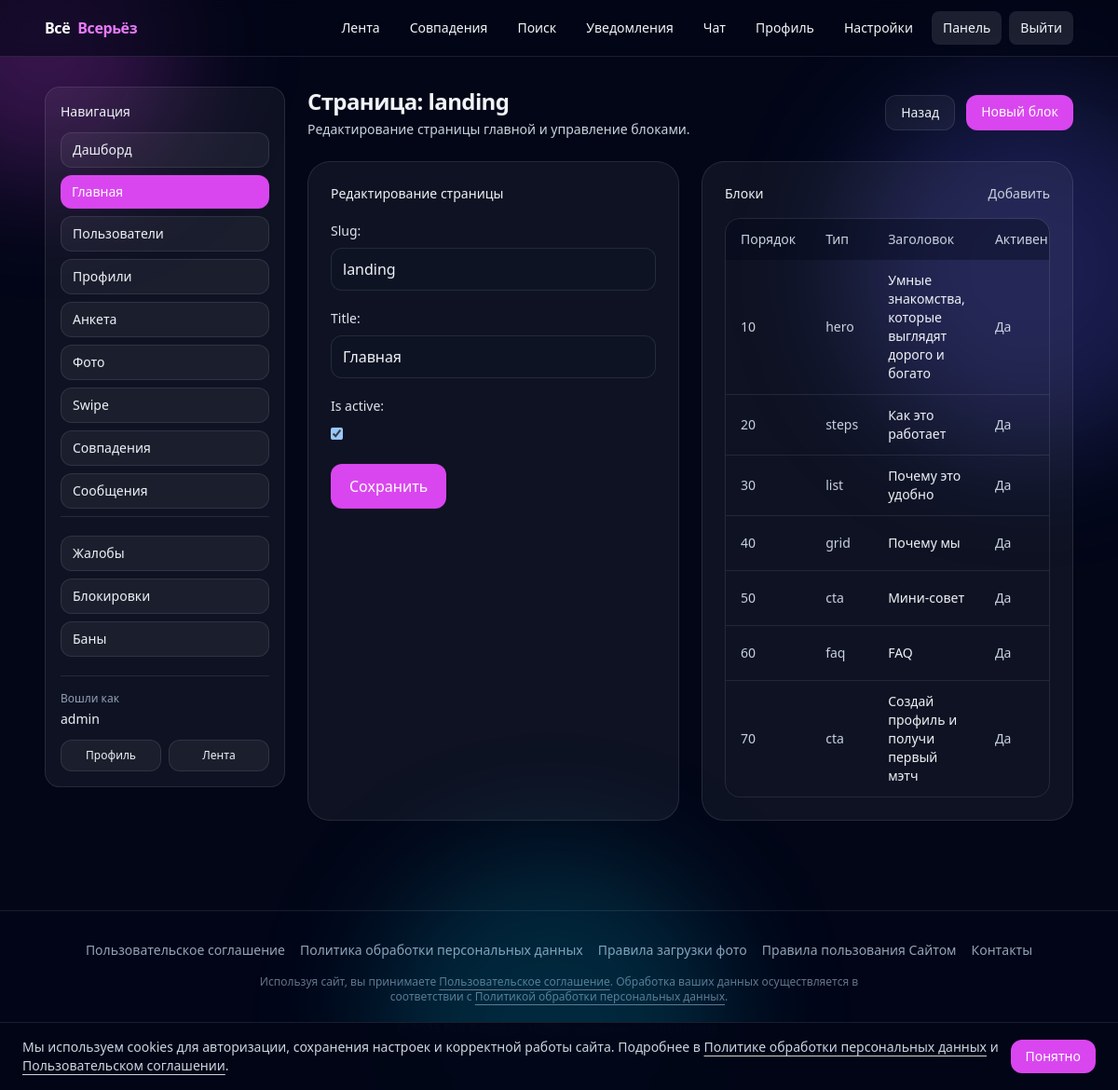
Page /panel/home/1/ (signed in) on the committed database.
### accounts/models.py (models this page shows, shortened)
class User(AbstractUser):
    email = models.EmailField(unique=True)
    email_verified = models.BooleanField(default=False)
    wallet_balance = models.DecimalField(
        max_digits=10, decimal_places=2, default=Decimal("0"))
    terms_accepted_at = models.DateTimeField(null=True, blank=True)
    privacy_accepted_at = models.DateTimeField(null=True, blank=True)
    special_category_consent = models.BooleanField(default=False)
    special_category_consent_at = models.DateTimeField(null=True, blank=True)
    special_category_consent_revoked_at = models.DateTimeField(
        null=True, blank=True)
    sexual_consent = models.BooleanField(default=False)
    sexual_consent_at = models.DateTimeField(null=True, blank=True)
    sexual_consent_revoked_at = models.DateTimeField(null=True, blank=True)
    religious_consent = models.BooleanField(default=False)
    religious_consent_at = models.DateTimeField(null=True, blank=True)
    religious_consent_revoked_at = models.DateTimeField(null=True, blank=True)

### matchmaking/models.py (models this page shows, shortened)
class HomePage(models.Model):
    slug = models.SlugField(unique=True)
    title = models.CharField(max_length=200, blank=True, default="")
    is_active = models.BooleanField(default=True)
    updated_at = models.DateTimeField(auto_now=True)
    class Meta:
        ordering = ["slug"]

class HomeBlock(models.Model):
    class Type(models.TextChoices):
        HERO = "hero", "Hero"
        STATS = "stats", "Stats"
        STEPS = "steps", "Steps"
        LIST = "list", "List"
        GRID = "grid", "Grid"
        FAQ = "faq", "FAQ"
        CTA = "cta", "CTA"
    page = models.ForeignKey(
        HomePage, on_delete=models.CASCADE, related_name="blocks")
    type = models.CharField(max_length=32, choices=Type.choices)
    order = models.PositiveIntegerField(default=0)
    is_active = models.BooleanField(default=True)
    badge = models.CharField(max_length=80, blank=True, default="")
    title = models.CharField(max_length=200, blank=True, default="")
    subtitle = models.CharField(max_length=260, blank=True, default="")
    body = models.TextField(blank=True, default="")
    primary_button_text = models.CharField(
        max_length=60, blank=True, default="")
    primary_button_url = models.CharField(
        max_length=200, blank=True, default="")
    secondary_button_text = models.CharField(
        max_length=60, blank=True, default="")
    secondary_button_url = models.CharField(
        max_length=200, blank=True, default="")
    image = models.ImageField(upload_to="landing/", blank=True, null=True)
    items = models.JSONField(blank=True, null=True)
    extra = models.JSONField(blank=True, null=True)
    class Meta:
        ordering = ["order", "id"]
        indexes = [
            models.Index(fields=["page", "is_active", "order"]),
        ]

### panel/views.py (the view)
# urls.py: path("home/<int:page_id>/", views.home_page_edit,
@staff_required
def home_page_edit(request, page_id: int):
    page = get_object_or_404(HomePage, id=page_id)
    if request.method == "POST":
        form = HomePageForm(request.POST, instance=page)
        if form.is_valid():
            form.save()
            messages.success(request, "Страница сохранена")
            return redirect("panel_home_page_edit", page_id=page.id)
    else:
        form = HomePageForm(instance=page)
    blocks = page.blocks.all().order_by("order", "id")
    return render(
        request,
        "panel/home_page_form.html",
        {
            "form": form,
            "page": page,
            "blocks": blocks,
            "back_url": redirect("panel_home_pages").url,
        },
    )

### panel/forms.py
class HomePageForm(forms.ModelForm):
    class Meta:
        model = HomePage
        fields = (
            "slug",
            "title",
            "is_active",
        )

### accounts/context_processors.py (called while the page is built)
def unread_notifications(request):
    user = getattr(request, "user", None)
    if not user or not getattr(user, "is_authenticated", False):
        return {"unread_notifications_count": 0, "unread_chat_notifications_count": 0}
    from .models import UserNotification
    count = UserNotification.objects.filter(recipient=user, is_read=False).count()
    chat_count = UserNotification.objects.filter(
        recipient=user,
        is_read=False,
        event=UserNotification.Event.NEW_MESSAGE,
    ).count()
    return {"unread_notifications_count": count, "unread_chat_notifications_count": chat_count}

def staff_flags(request):
    user = getattr(request, "user", None)
    if not user or not getattr(user, "is_authenticated", False):
        return {"is_matchmaker": False}
    try:
        is_matchmaker = user.groups.filter(name="matchmaker").exists()
    except Exception:
        is_matchmaker = False
    return {"is_matchmaker": bool(is_matchmaker)}

### matchmaking/models.py (called while the page is built)
    def active(self):
        now = timezone.now()
        return self.filter(revoked_at__isnull=True).filter(
            Q(expires_at__isnull=True) | Q(expires_at__gt=now)
        )

### panel/views.py (called while the page is built)
def staff_required(view_func):
    @login_required
    @wraps(view_func)
    def _wrapped(request, *args, **kwargs):
        if not request.user.is_staff:
            raise PermissionDenied
        return view_func(request, *args, **kwargs)
    return _wrapped

### templates/panel/home_page_form.html (shortened to what this page needs)
{% extends 'panel/base.html' %}
{% block panel_heading %}{% if page %}Страница: {{ page.slug }}{% else %}Новая страница{% endif %}{% endblock %}
{% block panel_subtitle %}Редактирование страницы главной и управление блоками.{% endblock %}
{% block panel_top_actions %}
<a class="rounded-xl border border-white/10 bg-white/5 px-4 py-2 text-sm font-medium hover:bg-white/10" href="{{ back_url }}">Назад</a>
{% if page %}
<a class="rounded-xl bg-fuchsia-500 px-4 py-2 text-sm font-medium text-white hover:bg-fuchsia-400" href="{% url 'panel_home_block_create' page.id %}">Новый блок</a>
{% endif %}
{% endblock %}
{% block panel_content %}
<div class="grid gap-6 lg:grid-cols-2">
    <div class="rounded-3xl border border-white/10 bg-white/5 p-6">
        <div class="text-sm font-medium">{% if page %}Редактирование страницы{% else %}Создание страницы{% endif %}</div>
        <form method="post" class="mt-4 space-y-5">
            {% for field in form %}
            <div>
                {{ field.label_tag }}
                {{ field }}
            </div>
            {% endfor %}
            <button type="submit" class="rounded-xl bg-fuchsia-500 px-5 py-3 font-medium text-white hover:bg-fuchsia-400">Сохранить</button>
        </form>
    </div>
    <div class="rounded-3xl border border-white/10 bg-white/5 p-6">
        <div class="flex items-center justify-between">
            <div class="text-sm font-medium">Блоки</div>
            {% if page %}
            <a class="text-sm text-slate-300 hover:text-white" href="{% url 'panel_home_block_create' page.id %}">Добавить</a>
            {% endif %}
        </div>
        <div class="mt-4 overflow-hidden rounded-2xl border border-white/10">
            <table class="min-w-full text-sm">
                <thead class="bg-slate-950/40 text-slate-300">
                    <tr>
                        <th class="px-4 py-3 text-left font-medium">Порядок</th>
                        <th class="px-4 py-3 text-left font-medium">Тип</th>
                        <th class="px-4 py-3 text-left font-medium">Заголовок</th>
                        <th class="px-4 py-3 text-left font-medium">Активен</th>
                    </tr>
                </thead>
                <tbody class="divide-y divide-white/10">
                    {% for b in blocks %}
                    <tr class="hover:bg-white/5">
                        <td class="px-4 py-3 text-slate-300">{{ b.order }}</td>
                        <td class="px-4 py-3 text-slate-300">{{ b.type }}</td>
                        <td class="px-4 py-3">
                            <a class="font-medium hover:underline" href="{% url 'panel_home_block_edit' b.id %}">{{ b.title|default:'(без заголовка)' }}</a>
                        </td>
                        <td class="px-4 py-3 text-slate-300">{% if b.is_active %}Да{% else %}Нет{% endif %}</td>
                    </tr>
                    {% empty %}
                    <tr>
                        <td class="px-4 py-8 text-center text-slate-300" colspan="5">{% if page %}Блоков пока нет.{% else %}Сначала создай страницу.{% endif %}</td>
                    </tr>
                    {% endfor %}
                </tbody>
            </table>
        </div>
    </div>
</div>
{% endblock %}

### templates/panel/base.html (shortened to what this page needs)
{% extends 'base.html' %}
{% block content %}
<div class="grid gap-6 lg:grid-cols-12">
    <aside class="lg:col-span-3">
        <div class="rounded-2xl border border-white/10 bg-white/5 p-4">
            <div class="text-sm font-medium">Навигация</div>
            {% with current=request.resolver_match.url_name %}
            <nav class="mt-3 space-y-2 text-sm">
                {% if request.user.is_staff %}
                <a href="{% url 'panel_dashboard' %}"
                    class="block rounded-xl px-3 py-2 font-medium {% if current == 'panel_dashboard' %}bg-fuchsia-500 text-white{% else %}border border-white/10 bg-white/5 text-slate-100 hover:bg-white/10{% endif %}">Дашборд</a>
                <a href="{% url 'panel_home_pages' %}"
                    class="block rounded-xl px-3 py-2 font-medium {% if current == 'panel_home_pages' or current == 'panel_home_page_create' or current == 'panel_home_page_edit' or current == 'panel_home_block_create' or current == 'panel_home_block_edit' %}bg-fuchsia-500 text-white{% else %}border border-white/10 bg-white/5 text-slate-100 hover:bg-white/10{% endif %}">Главная</a>
                <a href="{% url 'panel_users' %}"
                    class="block rounded-xl px-3 py-2 font-medium {% if current == 'panel_users' or current == 'panel_user_detail' or current == 'panel_user_set_password' %}bg-fuchsia-500 text-white{% else %}border border-white/10 bg-white/5 text-slate-100 hover:bg-white/10{% endif %}">Пользователи</a>
                <a href="{% url 'panel_profiles' %}"
                    class="block rounded-xl px-3 py-2 font-medium {% if current == 'panel_profiles' or current == 'panel_profile_detail' %}bg-fuchsia-500 text-white{% else %}border border-white/10 bg-white/5 text-slate-100 hover:bg-white/10{% endif %}">Профили</a>
                <a href="{% url 'panel_questionnaire_sections' %}"
                    class="block rounded-xl px-3 py-2 font-medium {% if current == 'panel_questionnaire_sections' or current == 'panel_questionnaire_section_create' or current == 'panel_questionnaire_section_edit' or current == 'panel_questionnaire_question_create' or current == 'panel_questionnaire_question_edit' or current == 'panel_questionnaire_choice_create' or current == 'panel_questionnaire_choice_edit' %}bg-fuchsia-500 text-white{% else %}border border-white/10 bg-white/5 text-slate-100 hover:bg-white/10{% endif %}">Анкета</a>
                <a href="{% url 'panel_photos' %}"
                    class="block rounded-xl px-3 py-2 font-medium {% if current == 'panel_photos' %}bg-fuchsia-500 text-white{% else %}border border-white/10 bg-white/5 text-slate-100 hover:bg-white/10{% endif %}">Фото</a>
                <a href="{% url 'panel_swipes' %}"
                    class="block rounded-xl px-3 py-2 font-medium {% if current == 'panel_swipes' %}bg-fuchsia-500 text-white{% else %}border border-white/10 bg-white/5 text-slate-100 hover:bg-white/10{% endif %}">Swipe</a>
                <a href="{% url 'panel_matches' %}"
                    class="block rounded-xl px-3 py-2 font-medium {% if current == 'panel_matches' %}bg-fuchsia-500 text-white{% else %}border border-white/10 bg-white/5 text-slate-100 hover:bg-white/10{% endif %}">Совпадения</a>
                <a href="{% url 'panel_messages' %}"
                    class="block rounded-xl px-3 py-2 font-medium {% if current == 'panel_messages' %}bg-fuchsia-500 text-white{% else %}border border-white/10 bg-white/5 text-slate-100 hover:bg-white/10{% endif %}">Сообщения</a>
                <div class="mt-3 border-t border-white/10 pt-3"></div>
                <a href="{% url 'panel_reports' %}"
                    class="block rounded-xl px-3 py-2 font-medium {% if current == 'panel_reports' %}bg-fuchsia-500 text-white{% else %}border border-white/10 bg-white/5 text-slate-100 hover:bg-white/10{% endif %}">Жалобы</a>
                <a href="{% url 'panel_blocks' %}"
                    class="block rounded-xl px-3 py-2 font-medium {% if current == 'panel_blocks' %}bg-fuchsia-500 text-white{% else %}border border-white/10 bg-white/5 text-slate-100 hover:bg-white/10{% endif %}">Блокировки</a>
                <a href="{% url 'panel_bans' %}"
                    class="block rounded-xl px-3 py-2 font-medium {% if current == 'panel_bans' or current == 'panel_ban_create' or current == 'panel_user_ban' %}bg-fuchsia-500 text-white{% else %}border border-white/10 bg-white/5 text-slate-100 hover:bg-white/10{% endif %}">Баны</a>
                {% endif %}
            </nav>
            {% endwith %}
            <div class="mt-5 border-t border-white/10 pt-4">
                <div class="text-xs text-slate-400">Вошли как</div>
                <div class="mt-1 text-sm font-medium">{{ request.user.username }}</div>
                <div class="mt-3 flex gap-2">
                    <a href="{% url 'me' %}"
                        class="flex-1 rounded-xl border border-white/10 bg-white/5 px-3 py-2 text-center text-xs font-medium hover:bg-white/10">Профиль</a>
                    <a href="{% url 'feed' %}"
                        class="flex-1 rounded-xl border border-white/10 bg-white/5 px-3 py-2 text-center text-xs font-medium hover:bg-white/10">Лента</a>
                </div>
            </div>
        </div>
    </aside>
    <section class="lg:col-span-9">
        <div class="flex flex-col gap-4 sm:flex-row sm:items-center sm:justify-between">
            <div>
                <h1 class="text-2xl font-semibold tracking-tight">{% block panel_heading %}Панель{% endblock %}</h1>
                <p class="mt-1 text-sm text-slate-300">{% block panel_subtitle %}{% endblock %}</p>
            </div>
            <div class="flex gap-3">
                {% block panel_top_actions %}{% endblock %}
            </div>
        </div>
        <div class="mt-6">
            {% block panel_content %}{% endblock %}
        </div>
    </section>
</div>
{% endblock %}

### templates/base.html (style rules this page uses)
:root { color-scheme: dark; }
html { scroll-behavior: smooth; }

### rows in the picture
User: user.username "admin"
HomePage: slug "landing", form "landing" "Главная" "☑"
HomeBlock: order "10", type "hero", title "Умные знакомства, которые выглядят дорого и богато", is_active "Да"
HomeBlock: order "20", type "steps", title "Как это работает", is_active "Да"
HomeBlock: order "30", type "list", title "Почему это удобно", is_active "Да"
HomeBlock: order "40", type "grid", title "Почему мы", is_active "Да"
HomeBlock: order "50", type "cta", title "Мини‑совет", is_active "Да"
HomeBlock: order "60", type "faq", title "FAQ", is_active "Да"
HomeBlock: order "70", type "cta", title "Создай профиль и получи первый мэтч", is_active "Да"

### other values in the picture
{{ field.label_tag }} "Slug:" "Title:" "Is active:"
